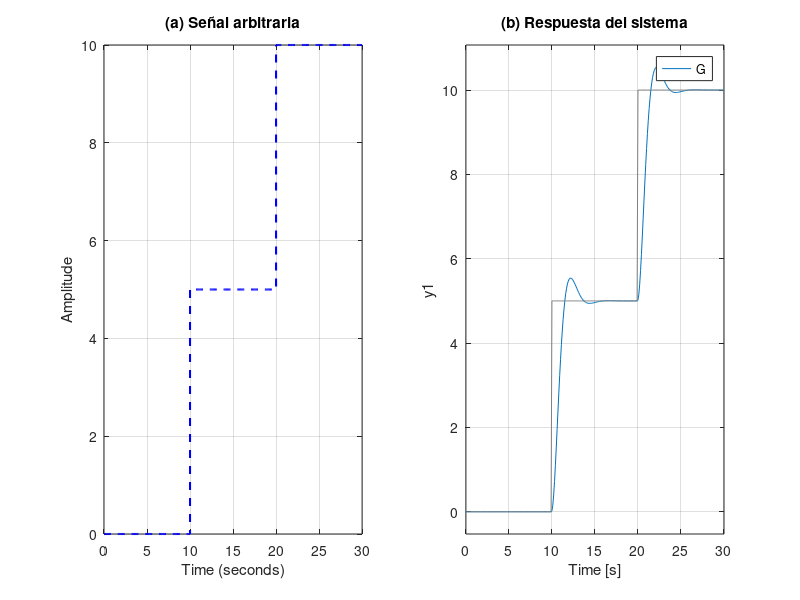

MATLAB code for this plot:
num = 3;
den = [1 2 3];
G = tf(num, den);

ts = 0.1;
t = (0:ts:30)';
N = length(t);

% Señal escalonada: 0 por 10s, luego 5 por 10s, luego 10 por 10s
s1 = zeros(1, sum(t < 10));
s2 = ones(1, sum(t >= 10 & t < 20)) * 5;
s3 = ones(1, sum(t >= 20)) * 10;

arbsig = [s1 s2 s3]';  % señal de entrada
t = t(1:length(arbsig));  % asegurar tamaños compatibles

% Graficar
figure

subplot(1, 2, 1)
stairs(t, arbsig, 'b--', 'LineWidth', 1.5)
grid on
xlabel('Time (seconds)')
ylabel('Amplitude')
title('(a) Señal arbitraria')

subplot(1, 2, 2)
lsim(G, arbsig, t)
title('(b) Respuesta del sistema')
